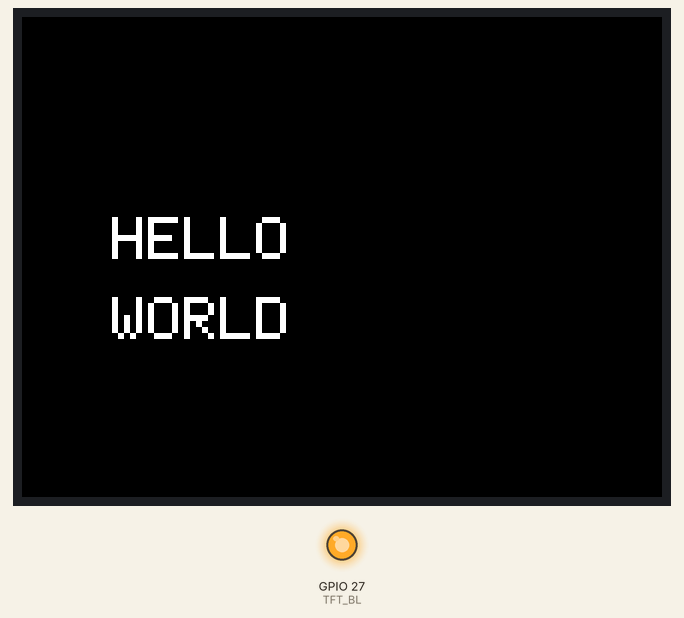
Simulated run of this sketch. Board: ESP32. Parts: 320×240 colour display, output pins drawn as LEDs (lit = HIGH). What the sketch prints to the serial monitor is not drawn.

Above: at 0.3 s.

The sketch:

Hello_World.ino
```cpp
#include <SPI.h>
#include <Adafruit_GFX.h>
#include <Adafruit_ILI9341.h>

// -------------------------
// TFT Pin Configuration
// -------------------------
#define TFT_CS    15
#define TFT_DC     2
#define TFT_RST  -1       // TFT reset is connected to ESP32 EN/reset
#define TFT_SCLK  14
#define TFT_MOSI  13

#define TFT_BL    27      // Backlight control

// Create TFT object
Adafruit_ILI9341 tft = Adafruit_ILI9341(
  TFT_CS,
  TFT_DC,
  TFT_RST
);

void setup()
{
  Serial.begin(115200);

  // Turn ON TFT backlight
  pinMode(TFT_BL, OUTPUT);
  digitalWrite(TFT_BL, HIGH);

  // Start SPI with the pins from your schematic
  SPI.begin(TFT_SCLK, -1, TFT_MOSI, TFT_CS);

  // Initialize display
  tft.begin();

  // Landscape orientation
  tft.setRotation(1);

  // Clear screen
  tft.fillScreen(ILI9341_BLACK);

  // -------------------------
  // Display HELLO WORLD
  // -------------------------

  tft.setTextColor(ILI9341_WHITE);
  tft.setTextSize(3);

  tft.setCursor(45, 100);
  tft.println("HELLO");

  tft.setCursor(45, 140);
  tft.println("WORLD");

  Serial.println("TFT initialized!");
}

void loop()
{
}
```
